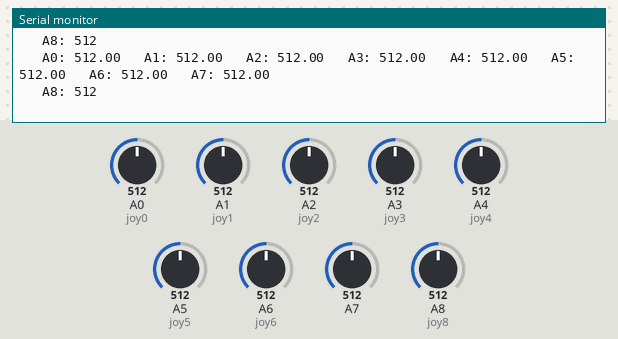
Recording of a sketch running on a simulated Arduino Mega 2560, built with avr-gcc and run on an emulated ATmega2560. Shown: the last lines printed to the serial monitor. Inputs (shaded band) come from the test bench; at power-on: A0 (joy0) = 512, A1 (joy1) = 512, A2 (joy2) = 512, A3 (joy3) = 512, A4 (joy4) = 512, A5 (joy5) = 512, A6 (joy6) = 512, A7 = 512, A8 (joy8) = 512.

Above: at 2.7 s.
2.8 s: A0 (joy0) set to 716
At 4.1 s:
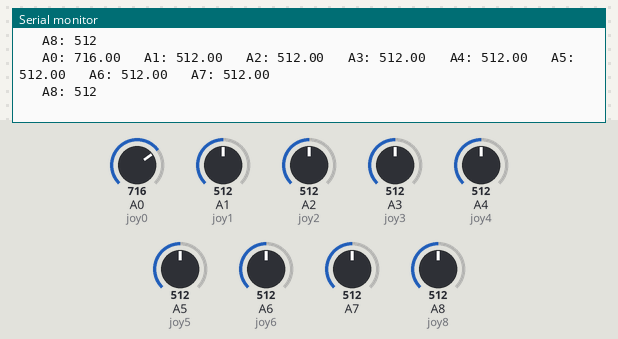
4.3 s: A1 (joy1) set to 716
At 5.3 s:
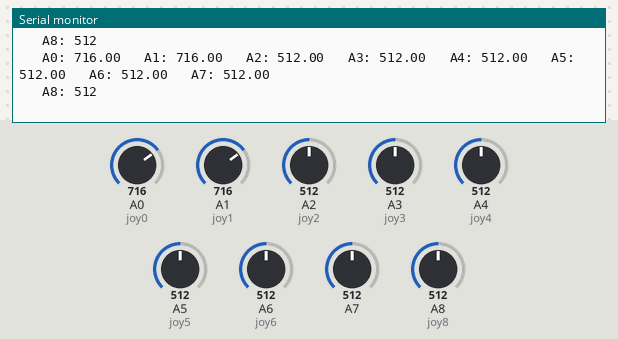
5.8 s: A2 (joy2) set to 716
At 7.1 s:
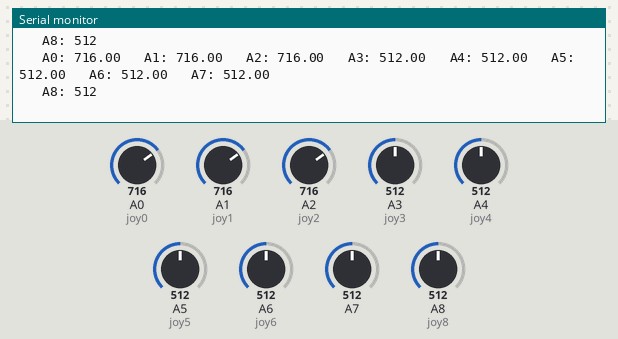
7.3 s: A3 (joy3) set to 716
At 7.9 s:
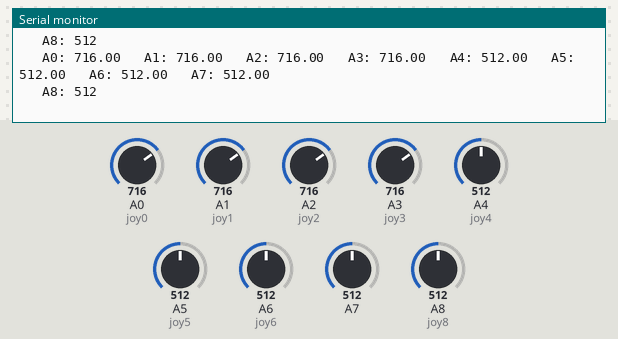
8.8 s: A4 (joy4) set to 716
At 10.1 s:
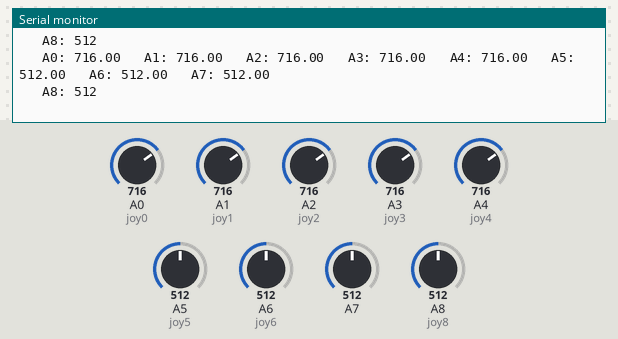
10.3 s: A5 (joy5) set to 716
At 11.2 s:
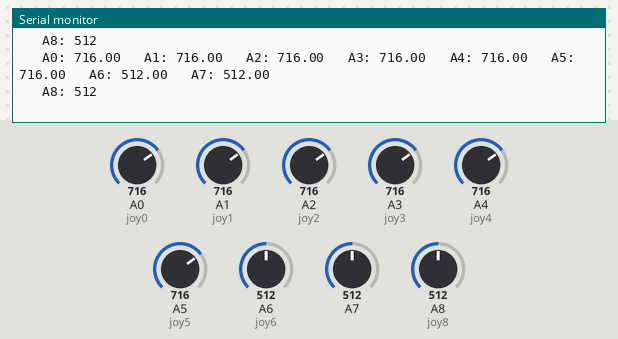

Measured:
- after the input at 2.8 s, the serial monitor: prints a new line after 0.72 s (image 1)
- after the input at 4.3 s, the serial monitor: prints a new line after 0.23 s (image 2)
- after the input at 5.8 s, the serial monitor: prints a new line after 0.75 s (image 3)
- after the input at 7.3 s, the serial monitor: prints a new line after 0.25 s (image 4)
- after the input at 8.8 s, the serial monitor: prints a new line after 0.77 s (image 5)
- after the input at 10.3 s, the serial monitor: prints a new line after 0.28 s (image 6)

The sketch:

test_joystick.ino
```cpp
//Test_Joystick


#define joy0 A0
#define joy1 A1
#define joy2 A2
#define joy3 A3
#define joy4 A4
#define joy5 A5
#define joy6 A6
#define joy7 A7
#define joy8 A8

int potensio0 = 0;
int potensio1 = 0;
int potensio2 = 0;
int potensio3 = 0;
int potensio4 = 0;
int potensio5 = 0;
int potensio6 = 0;
int potensio7 = 0;
int potensio8 = 0;

void setup() {
  // Serial begin
  Serial.begin(57600);
  delay(1500);
}

void loop() {
  double potensio0, potensio1, potensio2, potensio3, potensio4, potensio5, potensio6, potensio7;


        Serial.print("   A0: ");
        potensio0 = analogRead(joy0);
        Serial.print(potensio0);
        //delay (500);
        Serial.print("   A1: ");
        potensio1 = analogRead(joy1);
        Serial.print(potensio1);
        //delay (500);

        Serial.print("   A2: ");
        potensio2 = analogRead(joy2);
        Serial.print(potensio2);
        //delay (500);
        Serial.print("   A3: ");
        potensio3 = analogRead(joy3);
        Serial.print(potensio3);
        //delay (500);

        Serial.print("   A4: ");
        potensio4 = analogRead(joy4);
        Serial.print(potensio4);
        //delay (500);
        Serial.print("   A5: ");
        potensio5 = analogRead(joy5);
        Serial.print(potensio5);
        //delay (500);

        Serial.print("   A6: ");
        potensio6 = analogRead(joy6);
        Serial.print(potensio6);
   //     delay (500);
        Serial.print("   A7: ");
        potensio7 = analogRead(A7);
        Serial.println(potensio7);
 //       delay (500);

        Serial.print("   A8: ");
        potensio8 = analogRead(joy8);
        Serial.println(potensio8);
 //       delay (500);

        delay(1000);
}
```
